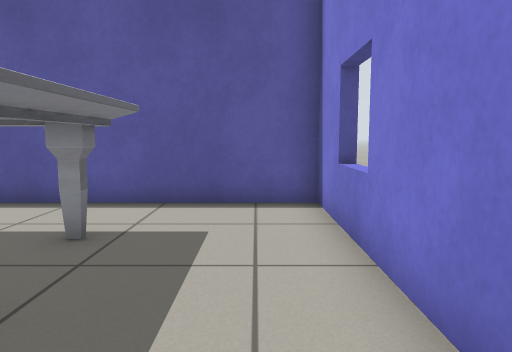
View 1 (above)

15 first-person views from a walk through a Gazebo world. The camera is 0.72 m above the floor, tilts 6° down and sees 70° across. The floor is counted in squares, 0.5 m on a side. Each view is taken from the middle of a square. On the plan, view 1 faces up. The plan holds only what a view shows up to about 16 squares ahead; the rest is blank. The robots in the file are not drawn. Simple patterns stand in for the simulator's built-in surfaces.

View 2
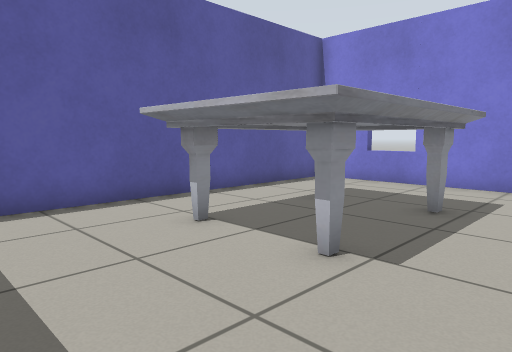

View 3
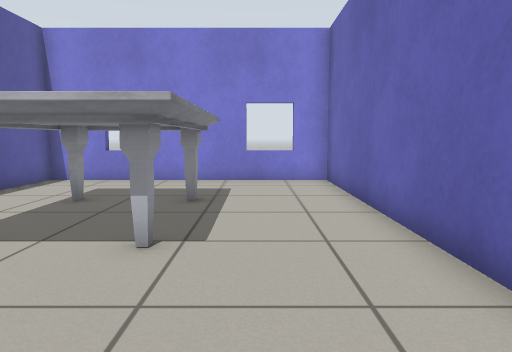

View 4
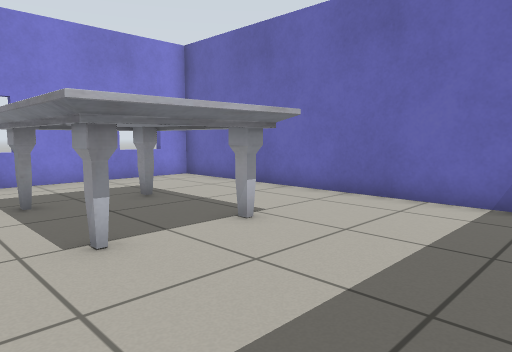

View 5
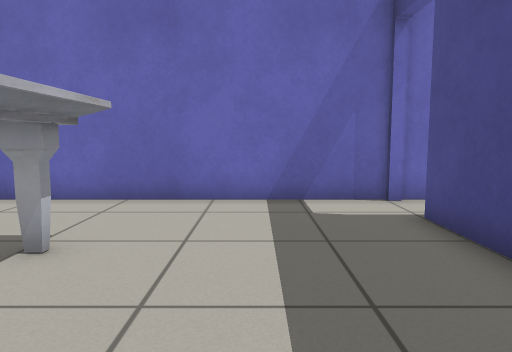

View 6
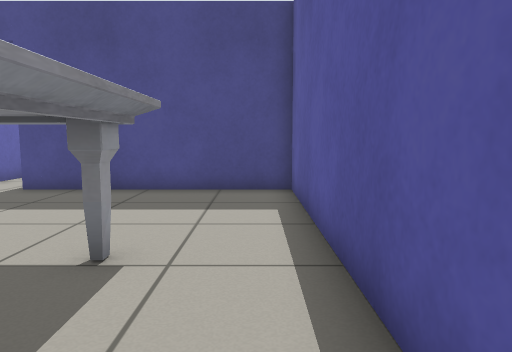

View 7
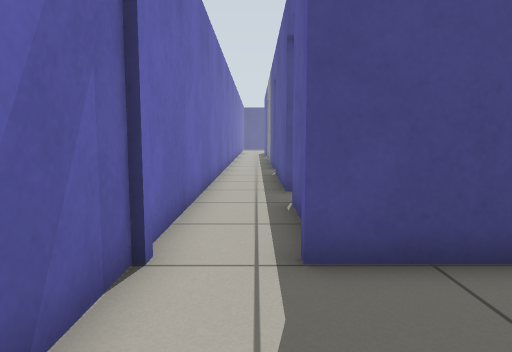

View 8
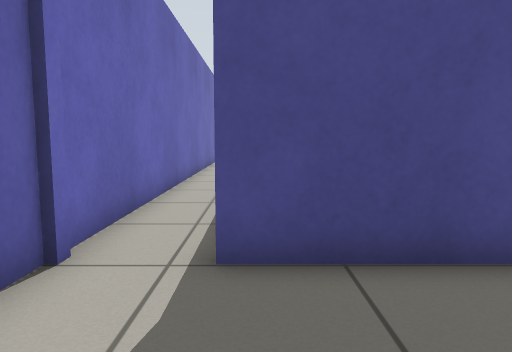

View 9
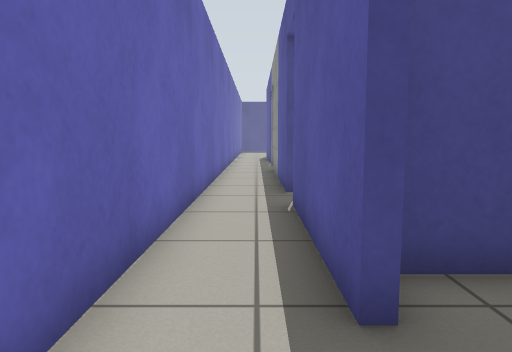

View 10
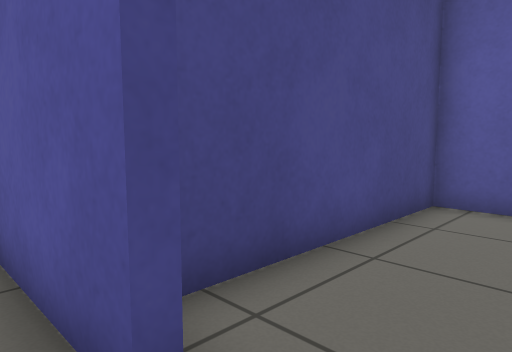

View 11
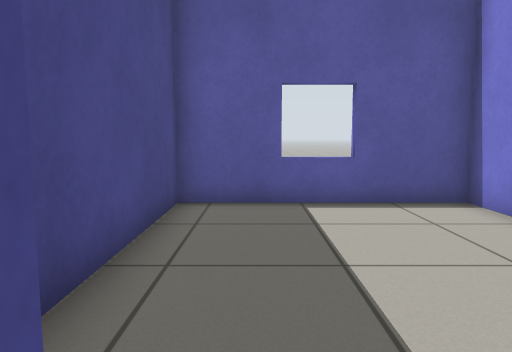

View 12
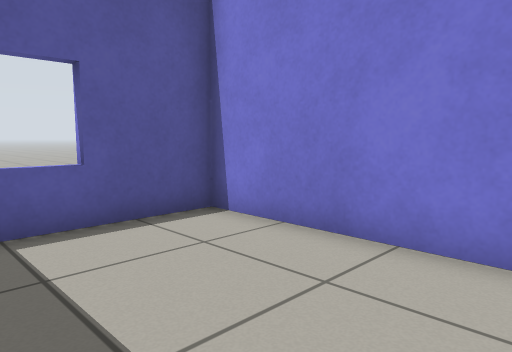

View 13
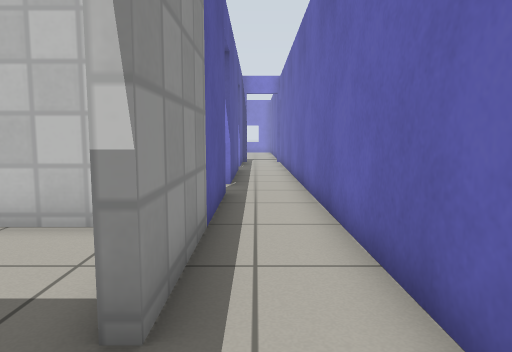

View 14
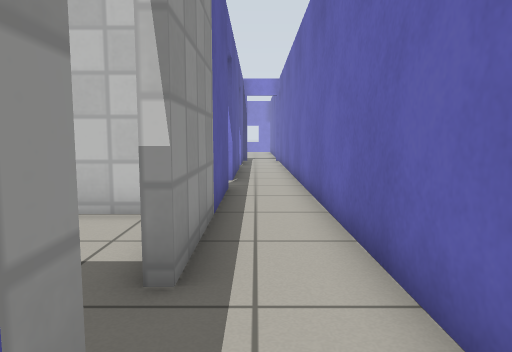

View 15
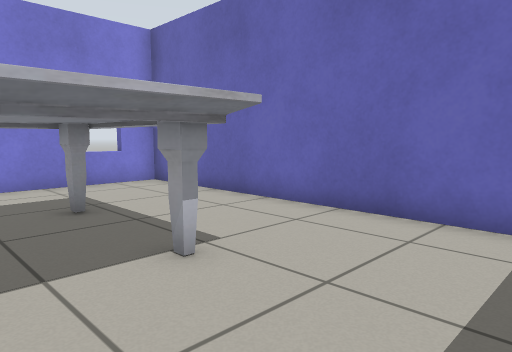

### Floor plan
Points are (right, up) in squares from view 1. A wall is a line through its corners. A room is listed if a view was taken in it or the views show most of it. See-through windows are left out.
Room 1 (views 1, 2, 3, 4, 5, 6, 7, 8, 15)
walls: (-12.1, -1.4) (1.4, -1.4) (1.4, 8) (-12, 8) (-12, 0.5)
ways out: open door at (-12, -0.5) to room 2
objects: marble table (-7, 2) to (-2, 6)
Room 2 (views 9, 10, 11, 13, 14)
walls: (-33.1, -1.4) (-12.1, -1.4); (-24.5, 0.8) (-31.6, 0.8); (-17.6, 0.8) (-22.7, 0.8); (-14.2, 0.8) (-15.9, 0.8)
low walls: (-33.4, 0.8) (-34, 0.8)
ways out: open door at (-12, -0.5) to room 1; open door at (-16.5, 1) to room 3; open door at (-32.5, 1); open door at (-23.5, 1)
Room 3 (view 12)
walls: (-12.3, 2.7) (-12.3, 8) (-18.7, 8) (-18.7, 1.5)
ways out: open door at (-16.5, 1) to room 2

Where each view was taken, in squares from view 1:
view 1: 0 up, 0 right, facing up
view 2: 0 up, 10 left, facing up-right
view 3: 1 up, 11 left, facing right
view 4: 7 up, 11 left, facing down-right
view 5: 7 up, 9 left, facing down
view 6: 7 up, 2 left, facing left
view 7: 0 up, 8 left, facing left
view 8: 1 up, 8 left, facing left
view 9: 0 up, 15 left, facing left
view 10: 0 up, 16 left, facing up-left
view 11: 0 up, 17 left, facing up
view 12: 2 up, 17 left, facing up-right
view 13: 0 up, 34 left, facing right
view 14: 0 up, 35 left, facing right
view 15: 5 up, 10 left, facing down-right
